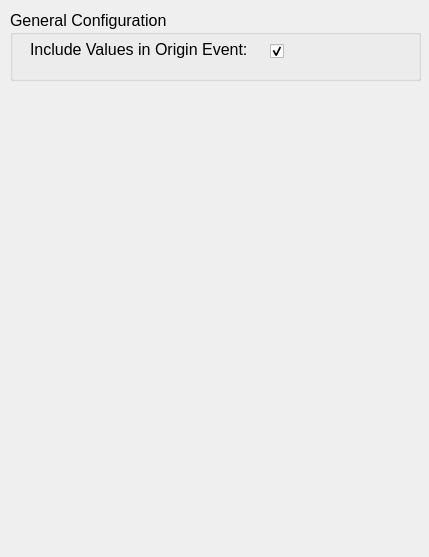
    <widget class="QWidget" name="scrollAreaWidgetContents_3">
     <property name="geometry">
      <rect>
       <x>0</x>
       <y>0</y>
       <width>429</width>
       <height>557</height>
      </rect>
     </property>
     <widget class="QGroupBox" name="general_config_3">
      <property name="geometry">
       <rect>
        <x>10</x>
        <y>10</y>
        <width>411</width>
        <height>71</height>
       </rect>
      </property>
      <property name="font">
       <font>
        <pointsize>12</pointsize>
       </font>
      </property>
      <property name="autoFillBackground">
       <bool>false</bool>
      </property>
      <property name="title">
       <string>General Configuration</string>
      </property>
      <property name="flat">
       <bool>false</bool>
      </property>
      <property name="checkable">
       <bool>false</bool>
      </property>
      <widget class="QLabel" name="include_variables_in_origin_label">
       <property name="geometry">
        <rect>
         <x>20</x>
         <y>30</y>
         <width>231</width>
         <height>21</height>
        </rect>
       </property>
       <property name="font">
        <font>
         <pointsize>12</pointsize>
        </font>
       </property>
       <property name="toolTip">
        <string>&lt;html&gt;&lt;head/&gt;&lt;body&gt;&lt;p&gt;If this setting is checked the values that are generated during an transition are already included in the corresponding event. If this setting is not checked the values first appear in the following event.&lt;/p&gt;&lt;/body&gt;&lt;/html&gt;</string>
       </property>
       <property name="text">
        <string>Include Values in Origin Event:</string>
       </property>
       <property name="alignment">
        <set>Qt::AlignLeading|Qt::AlignLeft|Qt::AlignTop</set>
       </property>
      </widget>
      <widget class="QCheckBox" name="inlcude_values_in_origin_event_input">
       <property name="geometry">
        <rect>
         <x>260</x>
         <y>30</y>
         <width>141</width>
         <height>23</height>
        </rect>
       </property>
       <property name="toolTip">
        <string>&lt;html&gt;&lt;head/&gt;&lt;body&gt;&lt;p&gt;If this setting is checked the values that are generated during an transition are already included in the corresponding event. If this setting is not checked the values first appear in the following event.&lt;/p&gt;&lt;/body&gt;&lt;/html&gt;</string>
       </property>
       <property name="text">
        <string/>
       </property>
       <property name="checked">
        <bool>true</bool>
       </property>
       <property name="tristate">
        <bool>false</bool>
       </property>
      </widget>
     </widget>
    </widget>
